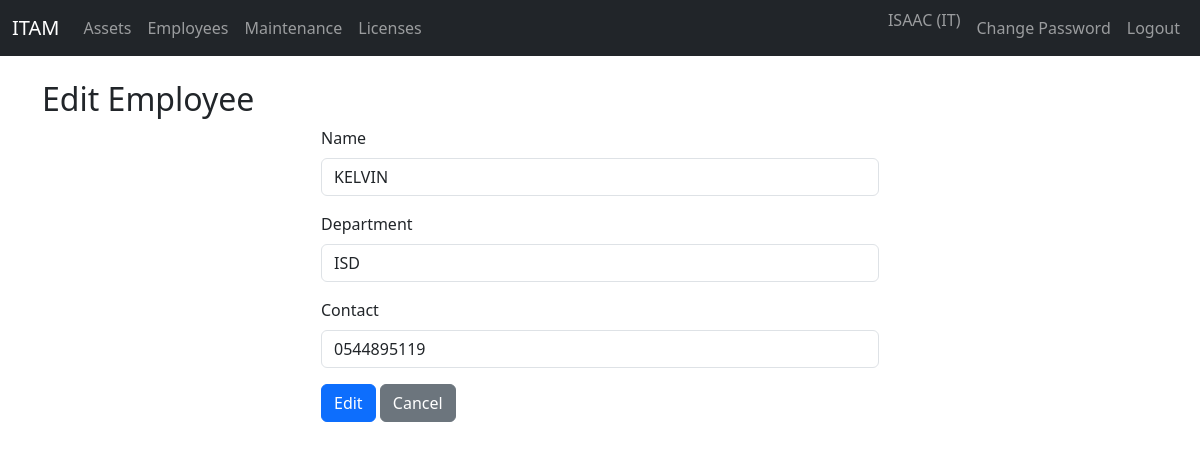
/employees/1/edit (signed in), run on the app's committed database.
### app/models.py (models this page shows, shortened)
class User(UserMixin, db.Model):
    id = db.Column(db.Integer, primary_key=True)
    username = db.Column(db.String(120), unique=True, nullable=False)
    email = db.Column(db.String(120), unique=True, nullable=False)
    password_hash = db.Column(db.String(128), nullable=False)
    role = db.Column(db.String(20), nullable=False, default="Employee")

class Employee(db.Model):
    id = db.Column(db.Integer, primary_key=True)
    name = db.Column(db.String(120), nullable=False)
    department = db.Column(db.String(120))
    contact = db.Column(db.String(120))
    assets = db.relationship("Asset", backref="employee", lazy=True)

### app/routes.py (the view, shortened to what this page needs)
@main.route("/employees/<int:emp_id>/edit", methods=["GET", "POST"])
@login_required
@role_required("Admin", "IT")
def employee_edit(emp_id):
    emp = Employee.query.get_or_404(emp_id)
    return render_template("employees/form.html", action="Edit", emp=emp)

### app/models.py (called while the page is built)
@login_manager.user_loader
def load_user(user_id):
    return User.query.get(int(user_id))

### app/routes.py (called while the page is built)
def role_required(*roles):
    def decorator(f):
        @wraps(f)
        def wrapped(*args, **kwargs):
            if not current_user.is_authenticated:
                return redirect(url_for("main.login"))
            if current_user.role not in roles:
                flash("Access denied", "danger")
                return redirect(url_for("main.dashboard"))
            return f(*args, **kwargs)
        return wrapped
    return decorator

### app/templates/employees/form.html
{% extends 'base.html' %}
{% block content %}
<h2>{{ action }} Employee</h2>
<form method="post" class="w-50 mx-auto">
  <div class="mb-3">
    <label class="form-label">Name</label>
    <input type="text" class="form-control" name="name" value="{{ emp.name if emp else '' }}" required>
  </div>
  <div class="mb-3">
    <label class="form-label">Department</label>
    <input type="text" class="form-control" name="department" value="{{ emp.department if emp else '' }}">
  </div>
  <div class="mb-3">
    <label class="form-label">Contact</label>
    <input type="text" class="form-control" name="contact" value="{{ emp.contact if emp else '' }}">
  </div>
  <button class="btn btn-primary">{{ action }}</button>
  <a href="{{ url_for('main.employees') }}" class="btn btn-secondary">Cancel</a>
</form>
{% endblock %}

### app/templates/base.html (shortened to what this page needs)
<!DOCTYPE html>
<html lang="en">
<head>
  <link href="https://cdn.jsdelivr.net/npm/bootstrap@5.3.2/dist/css/bootstrap.min.css" rel="stylesheet">
  <link rel="stylesheet" href="https://cdnjs.cloudflare.com/ajax/libs/font-awesome/6.4.0/css/all.min.css">
</head>
<body>
<nav class="navbar navbar-expand-lg navbar-dark bg-dark">
  <div class="container-fluid">
    <a class="navbar-brand" href="{{ url_for('main.dashboard') }}">ITAM</a>
    <div class="collapse navbar-collapse" id="navbarsExample07">
      <ul class="navbar-nav me-auto mb-2 mb-lg-0">
        {% if current_user.is_authenticated %}
          {% if current_user.role in ['Admin', 'IT', 'Manager'] %}
            <li class="nav-item"><a class="nav-link {% if request.endpoint == 'main.assets' %}active{% endif %}" href="{{ url_for('main.assets') }}">Assets</a></li>
            <li class="nav-item"><a class="nav-link {% if request.endpoint == 'main.employees' %}active{% endif %}" href="{{ url_for('main.employees') }}">Employees</a></li>
            <li class="nav-item"><a class="nav-link {% if request.endpoint == 'main.maintenance_list' %}active{% endif %}" href="{{ url_for('main.maintenance_list') }}">Maintenance</a></li>
            <li class="nav-item"><a class="nav-link {% if request.endpoint == 'main.licenses' %}active{% endif %}" href="{{ url_for('main.licenses') }}">Licenses</a></li>
          {% endif %}
        {% endif %}
      </ul>
      <ul class="navbar-nav mb-2 mb-lg-0">
        {% if current_user.is_authenticated %}
          <li class="nav-item"><span class="navbar-text me-2">{{ current_user.username }} ({{ current_user.role }})</span></li>
          <li class="nav-item"><a class="nav-link" href="{{ url_for('main.change_password') }}">Change Password</a></li>
          <li class="nav-item"><a class="nav-link" href="{{ url_for('main.logout') }}">Logout</a></li>
        {% else %}
          <li class="nav-item"><a class="nav-link" href="{{ url_for('main.login') }}">Login</a></li>
        {% endif %}
      </ul>
    </div>
  </div>
</nav>
<div class="container py-4">
  {% block content %}{% endblock %}
</div>
</body>
</html>

### data on the page
User: username "ISAAC", role "IT"
Employee: name "KELVIN", department "ISD", contact "0544895119"

### other printed values
{{ action }} "Edit"
